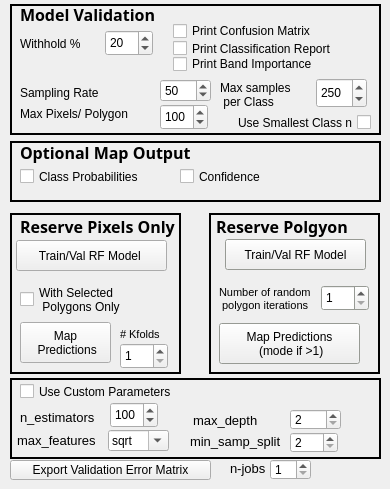
    <widget class="QWidget" name="supervised_tab">
     <attribute name="title">
      <string>Supervised</string>
     </attribute>
     <widget class="QFrame" name="frame">
      <property name="geometry">
       <rect>
        <x>10</x>
        <y>213</y>
        <width>171</width>
        <height>161</height>
       </rect>
      </property>
      <property name="frameShape">
       <enum>QFrame::Panel</enum>
      </property>
      <property name="frameShadow">
       <enum>QFrame::Plain</enum>
      </property>
      <property name="lineWidth">
       <number>2</number>
      </property>
      <widget class="QPushButton" name="trainRFmodButton">
       <property name="geometry">
        <rect>
         <x>6</x>
         <y>27</y>
         <width>151</width>
         <height>31</height>
        </rect>
       </property>
       <property name="text">
        <string>Train/Val RF Model </string>
       </property>
      </widget>
      <widget class="QCheckBox" name="withSelectedcheckBox">
       <property name="geometry">
        <rect>
         <x>10</x>
         <y>71</y>
         <width>121</width>
         <height>31</height>
        </rect>
       </property>
       <property name="font">
        <font>
         <pointsize>9</pointsize>
        </font>
       </property>
       <property name="text">
        <string>With Selected 
 Polygons Only</string>
       </property>
      </widget>
      <widget class="QPushButton" name="mapPredsButton">
       <property name="geometry">
        <rect>
         <x>10</x>
         <y>109</y>
         <width>91</width>
         <height>41</height>
        </rect>
       </property>
       <property name="text">
        <string>Map 
 Predictions</string>
       </property>
      </widget>
      <widget class="QLabel" name="label_12">
       <property name="geometry">
        <rect>
         <x>10</x>
         <y>3</y>
         <width>161</width>
         <height>21</height>
        </rect>
       </property>
       <property name="font">
        <font>
         <family>Ubuntu Mono</family>
         <pointsize>12</pointsize>
         <weight>75</weight>
         <italic>false</italic>
         <bold>true</bold>
        </font>
       </property>
       <property name="text">
        <string>Reserve Pixels Only</string>
       </property>
      </widget>
      <widget class="QSpinBox" name="numKfoldsBox">
       <property name="geometry">
        <rect>
         <x>110</x>
         <y>130</y>
         <width>48</width>
         <height>26</height>
        </rect>
       </property>
       <property name="minimum">
        <number>1</number>
       </property>
       <property name="singleStep">
        <number>2</number>
       </property>
       <property name="value">
        <number>1</number>
       </property>
      </widget>
      <widget class="QLabel" name="label_15">
       <property name="geometry">
        <rect>
         <x>110</x>
         <y>106</y>
         <width>51</width>
         <height>31</height>
        </rect>
       </property>
       <property name="font">
        <font>
         <pointsize>8</pointsize>
        </font>
       </property>
       <property name="text">
        <string># Kfolds</string>
       </property>
       <property name="textFormat">
        <enum>Qt::AutoText</enum>
       </property>
      </widget>
     </widget>
     <widget class="QFrame" name="frame_2">
      <property name="geometry">
       <rect>
        <x>10</x>
        <y>4</y>
        <width>371</width>
        <height>131</height>
       </rect>
      </property>
      <property name="frameShape">
       <enum>QFrame::Box</enum>
      </property>
      <property name="frameShadow">
       <enum>QFrame::Plain</enum>
      </property>
      <property name="lineWidth">
       <number>2</number>
      </property>
      <widget class="QCheckBox" name="Conf_Checkbox">
       <property name="geometry">
        <rect>
         <x>163</x>
         <y>19</y>
         <width>181</width>
         <height>16</height>
        </rect>
       </property>
       <property name="text">
        <string>Print Confusion Matrix</string>
       </property>
      </widget>
      <widget class="QCheckBox" name="errors_CheckBox">
       <property name="geometry">
        <rect>
         <x>163</x>
         <y>33</y>
         <width>201</width>
         <height>23</height>
        </rect>
       </property>
       <property name="text">
        <string>Print Classification Report</string>
       </property>
      </widget>
      <widget class="QLabel" name="label_3">
       <property name="geometry">
        <rect>
         <x>10</x>
         <y>24</y>
         <width>81</width>
         <height>31</height>
        </rect>
       </property>
       <property name="text">
        <string>Withhold %</string>
       </property>
      </widget>
      <widget class="QCheckBox" name="BandImportance_CheckBox">
       <property name="geometry">
        <rect>
         <x>163</x>
         <y>50</y>
         <width>181</width>
         <height>20</height>
        </rect>
       </property>
       <property name="text">
        <string>Print Band Importance</string>
       </property>
      </widget>
      <widget class="QLabel" name="label_10">
       <property name="geometry">
        <rect>
         <x>10</x>
         <y>0</y>
         <width>141</width>
         <height>21</height>
        </rect>
       </property>
       <property name="font">
        <font>
         <family>Ubuntu Mono</family>
         <pointsize>12</pointsize>
         <weight>75</weight>
         <italic>false</italic>
         <bold>true</bold>
        </font>
       </property>
       <property name="text">
        <string>Model Validation</string>
       </property>
      </widget>
      <widget class="QLabel" name="label_9">
       <property name="geometry">
        <rect>
         <x>10</x>
         <y>80</y>
         <width>101</width>
         <height>17</height>
        </rect>
       </property>
       <property name="text">
        <string>Sampling Rate</string>
       </property>
      </widget>
      <widget class="QSpinBox" name="samplingRatespinBox">
       <property name="geometry">
        <rect>
         <x>150</x>
         <y>75</y>
         <width>51</width>
         <height>23</height>
        </rect>
       </property>
       <property name="minimum">
        <number>1</number>
       </property>
       <property name="maximum">
        <number>100</number>
       </property>
       <property name="value">
        <number>50</number>
       </property>
      </widget>
      <widget class="QLabel" name="label_14">
       <property name="geometry">
        <rect>
         <x>10</x>
         <y>100</y>
         <width>141</width>
         <height>20</height>
        </rect>
       </property>
       <property name="text">
        <string>Max Pixels/ Polygon</string>
       </property>
      </widget>
      <widget class="QSpinBox" name="max_pix_poly_spinBox">
       <property name="geometry">
        <rect>
         <x>150</x>
         <y>100</y>
         <width>48</width>
         <height>26</height>
        </rect>
       </property>
       <property name="minimum">
        <number>10</number>
       </property>
       <property name="maximum">
        <number>500</number>
       </property>
       <property name="singleStep">
        <number>10</number>
       </property>
       <property name="value">
        <number>100</number>
       </property>
      </widget>
      <widget class="QSpinBox" name="TestHoldPct_spinBox">
       <property name="geometry">
        <rect>
         <x>95</x>
         <y>26</y>
         <width>48</width>
         <height>26</height>
        </rect>
       </property>
       <property name="value">
        <number>20</number>
       </property>
      </widget>
      <widget class="QLabel" name="label_25">
       <property name="geometry">
        <rect>
         <x>210</x>
         <y>70</y>
         <width>111</width>
         <height>41</height>
        </rect>
       </property>
       <property name="text">
        <string>Max samples 
 per Class  </string>
       </property>
      </widget>
      <widget class="QSpinBox" name="max_sample_spinBox">
       <property name="geometry">
        <rect>
         <x>306</x>
         <y>74</y>
         <width>51</width>
         <height>30</height>
        </rect>
       </property>
       <property name="minimum">
        <number>50</number>
       </property>
       <property name="maximum">
        <number>10000</number>
       </property>
       <property name="value">
        <number>250</number>
       </property>
      </widget>
      <widget class="QCheckBox" name="lowestSample_CheckBox">
       <property name="geometry">
        <rect>
         <x>190</x>
         <y>107</y>
         <width>171</width>
         <height>23</height>
        </rect>
       </property>
       <property name="layoutDirection">
        <enum>Qt::RightToLeft</enum>
       </property>
       <property name="text">
        <string>Use Smallest Class n</string>
       </property>
      </widget>
     </widget>
     <widget class="QFrame" name="frame_3">
      <property name="geometry">
       <rect>
        <x>209</x>
        <y>213</y>
        <width>171</width>
        <height>161</height>
       </rect>
      </property>
      <property name="palette">
       <palette>
        <active>
         <colorrole role="Base">
          <brush brushstyle="SolidPattern">
           <color alpha="255">
            <red>255</red>
            <green>255</green>
            <blue>255</blue>
           </color>
          </brush>
         </colorrole>
         <colorrole role="Window">
          <brush brushstyle="SolidPattern">
           <color alpha="255">
            <red>211</red>
            <green>215</green>
            <blue>207</blue>
           </color>
          </brush>
         </colorrole>
        </active>
        <inactive>
         <colorrole role="Base">
          <brush brushstyle="SolidPattern">
           <color alpha="255">
            <red>255</red>
            <green>255</green>
            <blue>255</blue>
           </color>
          </brush>
         </colorrole>
         <colorrole role="Window">
          <brush brushstyle="SolidPattern">
           <color alpha="255">
            <red>211</red>
            <green>215</green>
            <blue>207</blue>
           </color>
          </brush>
         </colorrole>
        </inactive>
        <disabled>
         <colorrole role="Base">
          <brush brushstyle="SolidPattern">
           <color alpha="255">
            <red>211</red>
            <green>215</green>
            <blue>207</blue>
           </color>
          </brush>
         </colorrole>
         <colorrole role="Window">
          <brush brushstyle="SolidPattern">
           <color alpha="255">
            <red>211</red>
            <green>215</green>
            <blue>207</blue>
           </color>
          </brush>
         </colorrole>
        </disabled>
       </palette>
      </property>
      <property name="frameShape">
       <enum>QFrame::Box</enum>
      </property>
      <property name="frameShadow">
       <enum>QFrame::Plain</enum>
      </property>
      <property name="lineWidth">
       <number>2</number>
      </property>
      <widget class="QLabel" name="label_5">
       <property name="geometry">
        <rect>
         <x>10</x>
         <y>70</y>
         <width>101</width>
         <height>31</height>
        </rect>
       </property>
       <property name="font">
        <font>
         <pointsize>8</pointsize>
        </font>
       </property>
       <property name="text">
        <string>Number of random 
 polygon iterations</string>
       </property>
       <property name="textFormat">
        <enum>Qt::AutoText</enum>
       </property>
      </widget>
      <widget class="QSpinBox" name="numRFitersBox">
       <property name="geometry">
        <rect>
         <x>112</x>
         <y>72</y>
         <width>48</width>
         <height>26</height>
        </rect>
       </property>
       <property name="minimum">
        <number>1</number>
       </property>
       <property name="singleStep">
        <number>2</number>
       </property>
       <property name="value">
        <number>1</number>
       </property>
      </widget>
      <widget class="QLabel" name="label_13">
       <property name="geometry">
        <rect>
         <x>7</x>
         <y>3</y>
         <width>131</width>
         <height>21</height>
        </rect>
       </property>
       <property name="font">
        <font>
         <family>Ubuntu Mono</family>
         <pointsize>12</pointsize>
         <weight>75</weight>
         <italic>false</italic>
         <bold>true</bold>
        </font>
       </property>
       <property name="text">
        <string>Reserve Polgyons</string>
       </property>
      </widget>
      <widget class="QPushButton" name="randSelButton">
       <property name="geometry">
        <rect>
         <x>16</x>
         <y>26</y>
         <width>141</width>
         <height>31</height>
        </rect>
       </property>
       <property name="text">
        <string>Train/Val RF Model</string>
       </property>
      </widget>
      <widget class="QPushButton" name="mapMultiModelMode">
       <property name="geometry">
        <rect>
         <x>10</x>
         <y>110</y>
         <width>141</width>
         <height>41</height>
        </rect>
       </property>
       <property name="text">
        <string>Map Predictions 
 (mode if &gt;1)</string>
       </property>
      </widget>
     </widget>
     <widget class="QFrame" name="frame_4">
      <property name="geometry">
       <rect>
        <x>10</x>
        <y>141</y>
        <width>371</width>
        <height>61</height>
       </rect>
      </property>
      <property name="autoFillBackground">
       <bool>false</bool>
      </property>
      <property name="frameShape">
       <enum>QFrame::Box</enum>
      </property>
      <property name="frameShadow">
       <enum>QFrame::Plain</enum>
      </property>
      <property name="lineWidth">
       <number>2</number>
      </property>
      <property name="midLineWidth">
       <number>1</number>
      </property>
      <widget class="QLabel" name="label_11">
       <property name="geometry">
        <rect>
         <x>10</x>
         <y>1</y>
         <width>171</width>
         <height>21</height>
        </rect>
       </property>
       <property name="font">
        <font>
         <family>Ubuntu Mono</family>
         <pointsize>12</pointsize>
         <weight>75</weight>
         <italic>false</italic>
         <bold>true</bold>
        </font>
       </property>
       <property name="text">
        <string>Optional Map Outputs</string>
       </property>
      </widget>
      <widget class="QCheckBox" name="confidenceCheckBox">
       <property name="geometry">
        <rect>
         <x>170</x>
         <y>20</y>
         <width>131</width>
         <height>31</height>
        </rect>
       </property>
       <property name="text">
        <string>Confidence</string>
       </property>
      </widget>
      <widget class="QCheckBox" name="classProbsCheckBox">
       <property name="geometry">
        <rect>
         <x>10</x>
         <y>20</y>
         <width>151</width>
         <height>31</height>
        </rect>
       </property>
       <property name="text">
        <string>Class Probabilities</string>
       </property>
      </widget>
     </widget>
     <widget class="QFrame" name="frame_5">
      <property name="geometry">
       <rect>
        <x>10</x>
        <y>378</y>
        <width>371</width>
        <height>81</height>
       </rect>
      </property>
      <property name="frameShape">
       <enum>QFrame::Box</enum>
      </property>
      <property name="frameShadow">
       <enum>QFrame::Plain</enum>
      </property>
      <property name="lineWidth">
       <number>2</number>
      </property>
      <widget class="QLabel" name="label_16">
       <property name="geometry">
        <rect>
         <x>10</x>
         <y>31</y>
         <width>91</width>
         <height>17</height>
        </rect>
       </property>
       <property name="font">
        <font>
         <pointsize>10</pointsize>
        </font>
       </property>
       <property name="text">
        <string>n_estimators</string>
       </property>
      </widget>
      <widget class="QLabel" name="label_17">
       <property name="geometry">
        <rect>
         <x>7</x>
         <y>54</y>
         <width>91</width>
         <height>17</height>
        </rect>
       </property>
       <property name="font">
        <font>
         <pointsize>10</pointsize>
        </font>
       </property>
       <property name="text">
        <string>max_features</string>
       </property>
      </widget>
      <widget class="QLabel" name="label_18">
       <property name="geometry">
        <rect>
         <x>183</x>
         <y>34</y>
         <width>91</width>
         <height>17</height>
        </rect>
       </property>
       <property name="font">
        <font>
         <pointsize>10</pointsize>
        </font>
       </property>
       <property name="text">
        <string>max_depth</string>
       </property>
      </widget>
      <widget class="QLabel" name="label_19">
       <property name="geometry">
        <rect>
         <x>180</x>
         <y>55</y>
         <width>91</width>
         <height>17</height>
        </rect>
       </property>
       <property name="font">
        <font>
         <pointsize>10</pointsize>
        </font>
       </property>
       <property name="text">
        <string>min_samp_split</string>
       </property>
      </widget>
      <widget class="QSpinBox" name="n_estimators_spinBox">
       <property name="geometry">
        <rect>
         <x>100</x>
         <y>24</y>
         <width>48</width>
         <height>26</height>
        </rect>
       </property>
       <property name="font">
        <font>
         <pointsize>9</pointsize>
        </font>
       </property>
       <property name="minimum">
        <number>50</number>
       </property>
       <property name="maximum">
        <number>1000</number>
       </property>
       <property name="singleStep">
        <number>50</number>
       </property>
       <property name="value">
        <number>100</number>
       </property>
      </widget>
      <widget class="QComboBox" name="max_features_comboBox">
       <property name="geometry">
        <rect>
         <x>98</x>
         <y>52</y>
         <width>61</width>
         <height>21</height>
        </rect>
       </property>
       <property name="font">
        <font>
         <pointsize>9</pointsize>
        </font>
       </property>
       <property name="editable">
        <bool>true</bool>
       </property>
       <property name="currentText">
        <string>sqrt</string>
       </property>
       <property name="maxVisibleItems">
        <number>5</number>
       </property>
       <item>
        <property name="text">
         <string>sqrt</string>
        </property>
       </item>
       <item>
        <property name="text">
         <string>auto</string>
        </property>
       </item>
       <item>
        <property name="text">
         <string>log2</string>
        </property>
       </item>
       <item>
        <property name="text">
         <string>None</string>
        </property>
       </item>
      </widget>
      <widget class="QSpinBox" name="max_depth_spinBox">
       <property name="geometry">
        <rect>
         <x>280</x>
         <y>31</y>
         <width>51</width>
         <height>21</height>
        </rect>
       </property>
       <property name="font">
        <font>
         <pointsize>9</pointsize>
        </font>
       </property>
       <property name="minimum">
        <number>2</number>
       </property>
       <property name="maximum">
        <number>100</number>
       </property>
      </widget>
      <widget class="QSpinBox" name="min_sample_spinBox_2">
       <property name="geometry">
        <rect>
         <x>280</x>
         <y>54</y>
         <width>48</width>
         <height>21</height>
        </rect>
       </property>
       <property name="font">
        <font>
         <pointsize>9</pointsize>
        </font>
       </property>
       <property name="minimum">
        <number>2</number>
       </property>
      </widget>
      <widget class="QCheckBox" name="custom_RF_checkBox">
       <property name="geometry">
        <rect>
         <x>10</x>
         <y>2</y>
         <width>181</width>
         <height>23</height>
        </rect>
       </property>
       <property name="text">
        <string>Use Custom Parameters</string>
       </property>
      </widget>
     </widget>
     <widget class="QPushButton" name="export_errMat_button">
      <property name="geometry">
       <rect>
        <x>10</x>
        <y>460</y>
        <width>201</width>
        <height>20</height>
       </rect>
      </property>
      <property name="font">
       <font>
        <pointsize>9</pointsize>
       </font>
      </property>
      <property name="text">
       <string>Export Validation Error Matrix</string>
      </property>
     </widget>
     <widget class="QLabel" name="label_26">
      <property name="geometry">
       <rect>
        <x>230</x>
        <y>460</y>
        <width>51</width>
        <height>17</height>
       </rect>
      </property>
      <property name="font">
       <font>
        <pointsize>10</pointsize>
       </font>
      </property>
      <property name="text">
       <string>n-jobs</string>
      </property>
     </widget>
     <widget class="QSpinBox" name="njob_box">
      <property name="geometry">
       <rect>
        <x>270</x>
        <y>459</y>
        <width>41</width>
        <height>21</height>
       </rect>
      </property>
      <property name="minimum">
       <number>1</number>
      </property>
      <property name="maximum">
       <number>16</number>
      </property>
     </widget>
    </widget>
